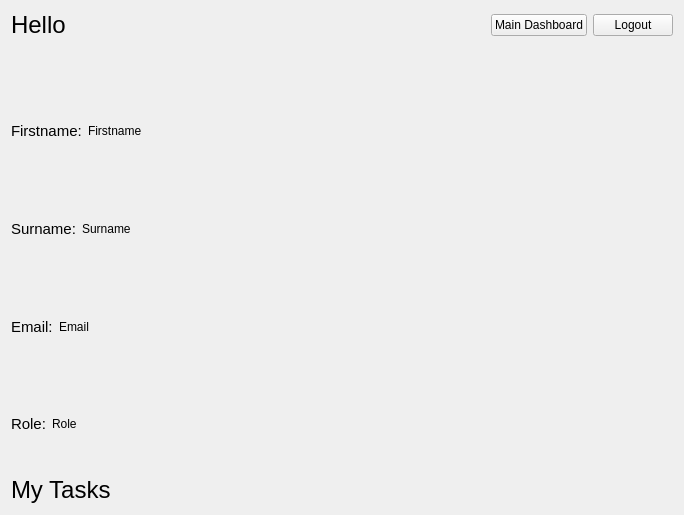
<?xml version="1.0" encoding="UTF-8"?>
<ui version="4.0">
 <class>Profile</class>
 <widget class="QWidget" name="Profile">
  <property name="geometry">
   <rect>
    <x>0</x>
    <y>0</y>
    <width>684</width>
    <height>515</height>
   </rect>
  </property>
  <property name="windowTitle">
   <string>Form</string>
  </property>
  <layout class="QVBoxLayout" name="verticalLayout_2">
   <item>
    <layout class="QHBoxLayout" name="horizontalLayout">
     <item>
      <widget class="QLabel" name="WelcomeLbl">
       <property name="font">
        <font>
         <pointsize>18</pointsize>
        </font>
       </property>
       <property name="text">
        <string>Hello</string>
       </property>
      </widget>
     </item>
     <item>
      <spacer name="horizontalSpacer">
       <property name="orientation">
        <enum>Qt::Horizontal</enum>
       </property>
       <property name="sizeHint" stdset="0">
        <size>
         <width>40</width>
         <height>20</height>
        </size>
       </property>
      </spacer>
     </item>
     <item>
      <widget class="QPushButton" name="MainDashboardBtn">
       <property name="text">
        <string>Main Dashboard</string>
       </property>
      </widget>
     </item>
     <item>
      <widget class="QPushButton" name="LogoutBtn">
       <property name="text">
        <string>Logout</string>
       </property>
      </widget>
     </item>
    </layout>
   </item>
   <item>
    <spacer name="verticalSpacer_2">
     <property name="orientation">
      <enum>Qt::Vertical</enum>
     </property>
     <property name="sizeType">
      <enum>QSizePolicy::Fixed</enum>
     </property>
     <property name="sizeHint" stdset="0">
      <size>
       <width>20</width>
       <height>40</height>
      </size>
     </property>
    </spacer>
   </item>
   <item>
    <layout class="QVBoxLayout" name="verticalLayout">
     <item>
      <layout class="QHBoxLayout" name="FirstnameLayout">
       <item>
        <widget class="QLabel" name="label_2">
         <property name="font">
          <font>
           <pointsize>11</pointsize>
          </font>
         </property>
         <property name="text">
          <string>Firstname:</string>
         </property>
        </widget>
       </item>
       <item>
        <widget class="QLabel" name="Firstname">
         <property name="text">
          <string>Firstname</string>
         </property>
        </widget>
       </item>
       <item>
        <spacer name="horizontalSpacer_5">
         <property name="orientation">
          <enum>Qt::Horizontal</enum>
         </property>
         <property name="sizeHint" stdset="0">
          <size>
           <width>40</width>
           <height>20</height>
          </size>
         </property>
        </spacer>
       </item>
      </layout>
     </item>
     <item>
      <layout class="QHBoxLayout" name="SurnameLayout">
       <item>
        <widget class="QLabel" name="label_3">
         <property name="font">
          <font>
           <pointsize>11</pointsize>
          </font>
         </property>
         <property name="text">
          <string>Surname:</string>
         </property>
        </widget>
       </item>
       <item>
        <widget class="QLabel" name="Surname">
         <property name="text">
          <string>Surname</string>
         </property>
        </widget>
       </item>
       <item>
        <spacer name="horizontalSpacer_2">
         <property name="orientation">
          <enum>Qt::Horizontal</enum>
         </property>
         <property name="sizeHint" stdset="0">
          <size>
           <width>40</width>
           <height>20</height>
          </size>
         </property>
        </spacer>
       </item>
      </layout>
     </item>
     <item>
      <layout class="QHBoxLayout" name="EmailLayout">
       <item>
        <widget class="QLabel" name="label_4">
         <property name="font">
          <font>
           <pointsize>11</pointsize>
          </font>
         </property>
         <property name="text">
          <string>Email:</string>
         </property>
        </widget>
       </item>
       <item>
        <widget class="QLabel" name="Email">
         <property name="text">
          <string>Email</string>
         </property>
        </widget>
       </item>
       <item>
        <spacer name="horizontalSpacer_4">
         <property name="orientation">
          <enum>Qt::Horizontal</enum>
         </property>
         <property name="sizeHint" stdset="0">
          <size>
           <width>40</width>
           <height>20</height>
          </size>
         </property>
        </spacer>
       </item>
      </layout>
     </item>
     <item>
      <layout class="QHBoxLayout" name="RoleLayout">
       <item>
        <widget class="QLabel" name="label_5">
         <property name="font">
          <font>
           <pointsize>11</pointsize>
          </font>
         </property>
         <property name="text">
          <string>Role:</string>
         </property>
        </widget>
       </item>
       <item>
        <widget class="QLabel" name="Role">
         <property name="text">
          <string>Role</string>
         </property>
        </widget>
       </item>
       <item>
        <spacer name="horizontalSpacer_3">
         <property name="orientation">
          <enum>Qt::Horizontal</enum>
         </property>
         <property name="sizeHint" stdset="0">
          <size>
           <width>40</width>
           <height>20</height>
          </size>
         </property>
        </spacer>
       </item>
      </layout>
     </item>
    </layout>
   </item>
   <item>
    <widget class="QLabel" name="label">
     <property name="sizePolicy">
      <sizepolicy hsizetype="Preferred" vsizetype="Fixed">
       <horstretch>0</horstretch>
       <verstretch>0</verstretch>
      </sizepolicy>
     </property>
     <property name="font">
      <font>
       <pointsize>18</pointsize>
      </font>
     </property>
     <property name="text">
      <string>My Tasks</string>
     </property>
    </widget>
   </item>
   <item>
    <layout class="QGridLayout" name="MyTasks" rowminimumheight="0" columnminimumwidth="0"/>
   </item>
  </layout>
 </widget>
 <resources/>
 <connections/>
</ui>
